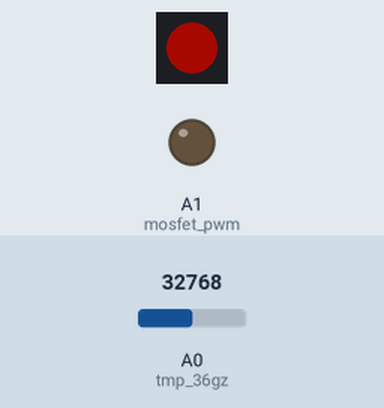
Bench run of a program on a simulated CircuitPython board. On the bench: 1 RGB LEDs in strip order, left to right, output pins drawn as LEDs (lit = HIGH). The test bench sets the inputs (shaded band); at power-on: A0 (tmp_36gz) = 32768 (analog values on the 0–65535 scale). Dim RGB values are drawn brighter than linear; the clock reads 2024-03-15 10:24:30 at power-on unless the program sets it; what the program prints to the serial console is not drawn.

Above: at 1.2 s.
1.3 s: A0 (tmp_36gz) set to 12992
3.2 s: A0 (tmp_36gz) set to 11088
At 5.1 s:
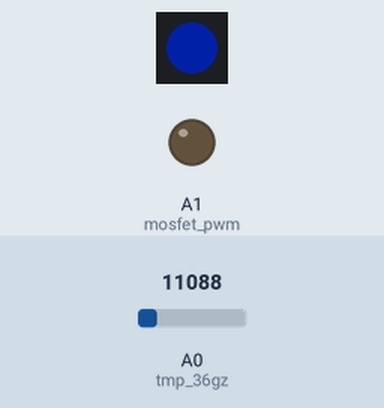
5.5 s: A0 (tmp_36gz) set to 19660
At 6.6 s:
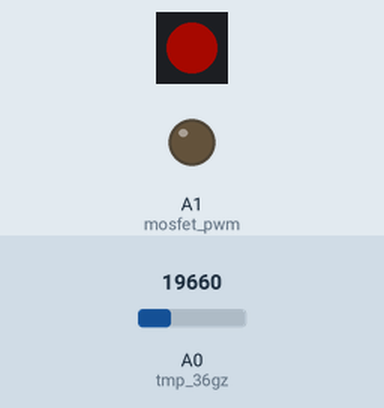
7.5 s: A0 (tmp_36gz) set to 7864
At 9.4 s:
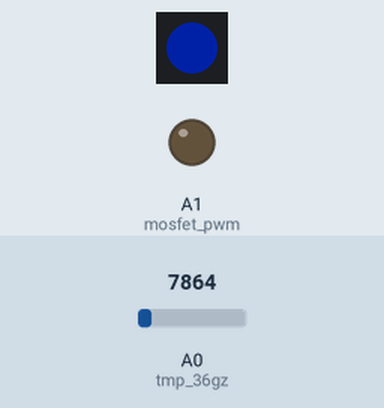
Timing chart, 0 to 10.5 s (numbered marks = the images above; inputs shaded):
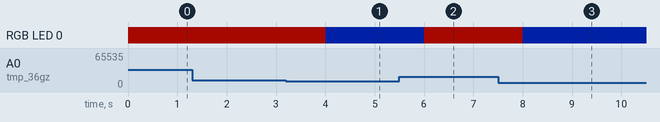

Measured:
- the behaviour switches between 11920 and 11904 on A0 (tmp_36gz) (found by bisection; images 0 and 1)
- after the input at 1.3 s, every drawn part: stays the same
- after the input at 3.2 s, RGB LED 0: RGB(40, 2, 0) → RGB(0, 8, 40) after 0.80 s
- after the input at 5.5 s, RGB LED 0: RGB(0, 8, 40) → RGB(40, 2, 0) after 0.50 s
- after the input at 7.5 s, RGB LED 0: RGB(40, 2, 0) → RGB(0, 8, 40) after 0.51 s

The program:

code.py
```python
# circuitpython
# Author: Caden Gobat (@cgobat)

import os
import time
import board, microcontroller
import analogio, digitalio, pwmio, displayio
import neopixel
from adafruit_displayio_ssd1306 import SSD1306

displayio.release_displays() # reset/release any currently configured display(s)

EPOCH = time.mktime(time.struct_time((2020, 1, 1, 0, 0, 0, -1, -1, -1)))
TARGET_TEMP = 10.0 # deg C

I2C = board.I2C() # create I2C bus
display_bus = displayio.I2CDisplay(I2C, device_address=0x3C) # initalize display driver over I2C
display = SSD1306(display_bus, width=128, height=64) # instantiate display control object itself

tmp_36gz = analogio.AnalogIn(board.A0) # analog input pin connected to temperature sensor

mosfet_pwm = pwmio.PWMOut(board.A1, variable_frequency=True) # analog output pin for PWM control
mosfet_pwm.frequency = 100 # Hz

neopix = neopixel.NeoPixel(board.NEOPIXEL, 1, auto_write=False) # built-in RGB LED
neopix.brightness = 0.2 # 20% brightness

def getTemp(sensor: analogio.AnalogIn):
    '''Returns temperature in °C based on analog sensor readout.
    Assumptions:
      - Raw ADC value is out of 16 bits
      - Conversion slope is 10 mV/°C
      - Sensor reading is 750 mV at 25 °C'''
    voltage = sensor.value * sensor.reference_voltage / 65535
    v_to_t = lambda v: 25.0 + (v-0.750)/0.01
    return v_to_t(voltage)

def isoformat(time_struct = None, doy = False) -> str:
    if time_struct is None: # if no input, use current time
        time_struct = time.localtime()
    if isinstance(time_struct, (int, float)):
        time_struct = time.localtime(time_struct)
    if doy:
        _date = f"{time_struct.tm_year:04d}-{time_struct.tm_yday:03d}"
    else:
        _date = f"{time_struct.tm_year:04d}-{time_struct.tm_mon:02d}-{time_struct.tm_mday:02d}"
    _time = f"{time_struct.tm_hour:02d}:{time_struct.tm_min:02d}:{time_struct.tm_sec:02d}"
    return f"{_date}T{_time}"


if __name__ == "__main__":
    while True:
        t = getTemp(tmp_36gz) # read temperature from sensor
        print(f"t: {time.time()-EPOCH}s / T: {t:.1f} C", end="\r")
        if t >= TARGET_TEMP:
            neopix.fill((200, 10, 0)) # red
        else:
            neopix.fill((0, 40, 200)) # blue
        neopix.show()
        time.sleep(1.) # update every ~1 sec
```
